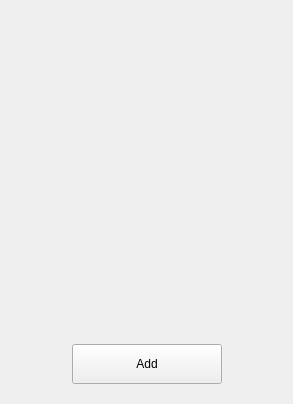
<?xml version="1.0" encoding="UTF-8"?>
<ui version="4.0">
 <class>StockWidget</class>
 <widget class="QWidget" name="StockWidget">
  <property name="geometry">
   <rect>
    <x>0</x>
    <y>0</y>
    <width>293</width>
    <height>404</height>
   </rect>
  </property>
  <property name="windowTitle">
   <string>Form</string>
  </property>
  <layout class="QVBoxLayout" name="verticalLayout">
   <property name="leftMargin">
    <number>10</number>
   </property>
   <property name="topMargin">
    <number>10</number>
   </property>
   <property name="rightMargin">
    <number>10</number>
   </property>
   <property name="bottomMargin">
    <number>20</number>
   </property>
   <item>
    <widget class="QWidget" name="widget_top" native="true">
     <layout class="QHBoxLayout" name="horizontalLayout">
      <item>
       <spacer name="horizontalSpacer">
        <property name="orientation">
         <enum>Qt::Horizontal</enum>
        </property>
        <property name="sizeHint" stdset="0">
         <size>
          <width>252</width>
          <height>20</height>
         </size>
        </property>
       </spacer>
      </item>
     </layout>
    </widget>
   </item>
   <item>
    <widget class="QScrollArea" name="scrollArea">
     <property name="frameShape">
      <enum>QFrame::NoFrame</enum>
     </property>
     <property name="widgetResizable">
      <bool>true</bool>
     </property>
     <widget class="QWidget" name="scrollAreaWidgetContents">
      <property name="geometry">
       <rect>
        <x>0</x>
        <y>0</y>
        <width>273</width>
        <height>282</height>
       </rect>
      </property>
      <layout class="QVBoxLayout" name="verticalLayout_2">
       <property name="leftMargin">
        <number>0</number>
       </property>
       <property name="topMargin">
        <number>0</number>
       </property>
       <property name="rightMargin">
        <number>0</number>
       </property>
       <property name="bottomMargin">
        <number>0</number>
       </property>
       <item>
        <widget class="QWidget" name="widget_content" native="true">
         <layout class="QVBoxLayout" name="verticalLayout_item"/>
        </widget>
       </item>
       <item>
        <spacer name="verticalSpacer">
         <property name="orientation">
          <enum>Qt::Vertical</enum>
         </property>
         <property name="sizeHint" stdset="0">
          <size>
           <width>20</width>
           <height>40</height>
          </size>
         </property>
        </spacer>
       </item>
      </layout>
     </widget>
    </widget>
   </item>
   <item>
    <layout class="QHBoxLayout" name="horizontalLayout_2">
     <item>
      <spacer name="horizontalSpacer_2">
       <property name="orientation">
        <enum>Qt::Horizontal</enum>
       </property>
       <property name="sizeHint" stdset="0">
        <size>
         <width>40</width>
         <height>20</height>
        </size>
       </property>
      </spacer>
     </item>
     <item>
      <widget class="RoundedButton" name="toolButton_add">
       <property name="sizePolicy">
        <sizepolicy hsizetype="Preferred" vsizetype="Preferred">
         <horstretch>0</horstretch>
         <verstretch>0</verstretch>
        </sizepolicy>
       </property>
       <property name="minimumSize">
        <size>
         <width>150</width>
         <height>40</height>
        </size>
       </property>
       <property name="text">
        <string>Add</string>
       </property>
      </widget>
     </item>
     <item>
      <spacer name="horizontalSpacer_3">
       <property name="orientation">
        <enum>Qt::Horizontal</enum>
       </property>
       <property name="sizeHint" stdset="0">
        <size>
         <width>40</width>
         <height>20</height>
        </size>
       </property>
      </spacer>
     </item>
    </layout>
   </item>
  </layout>
 </widget>
 <customwidgets>
  <customwidget>
   <class>RoundedButton</class>
   <extends>QToolButton</extends>
   <header>roundedbutton.h</header>
  </customwidget>
 </customwidgets>
 <resources/>
 <connections/>
</ui>
